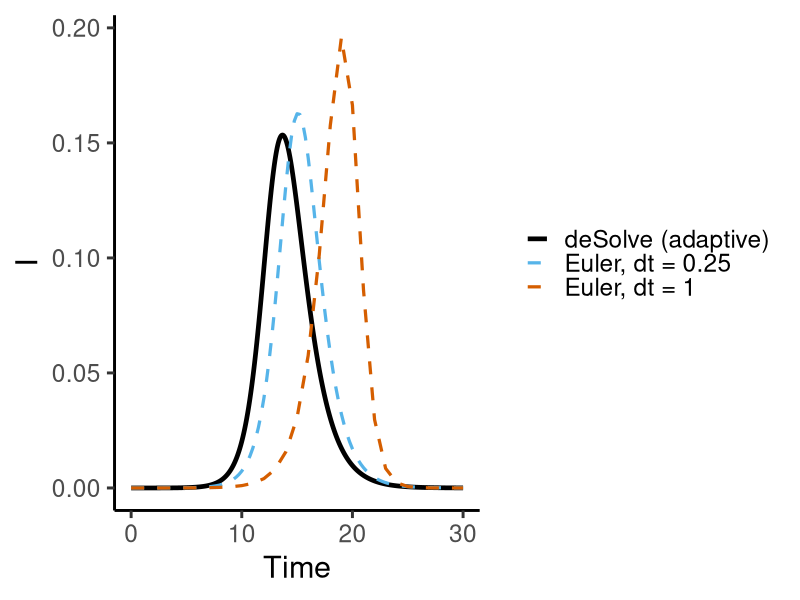
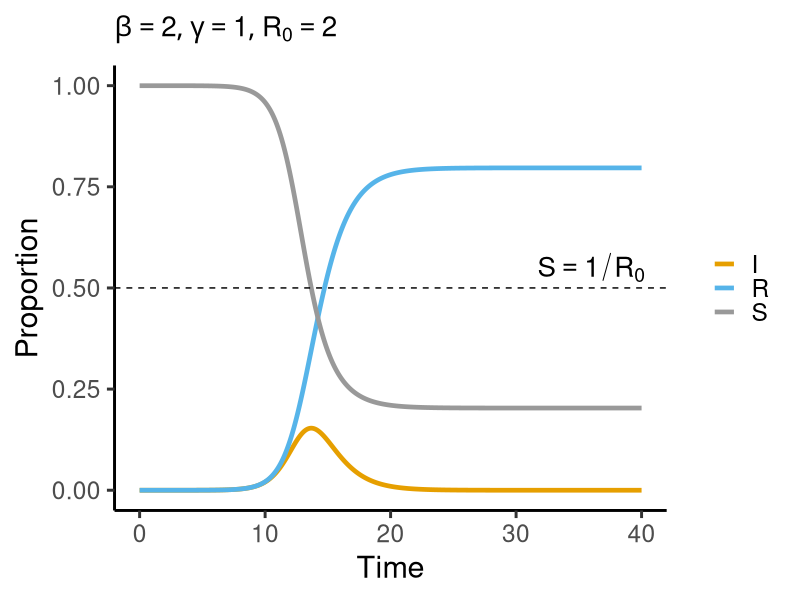
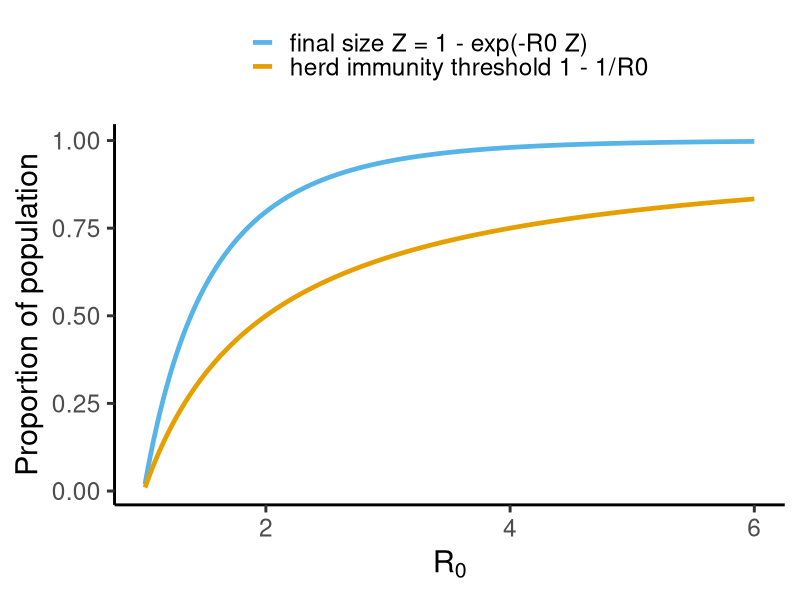
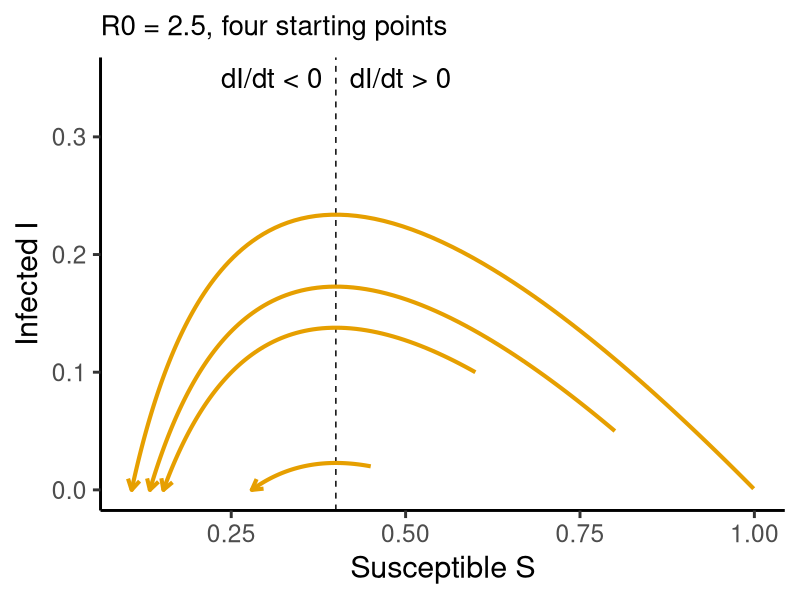
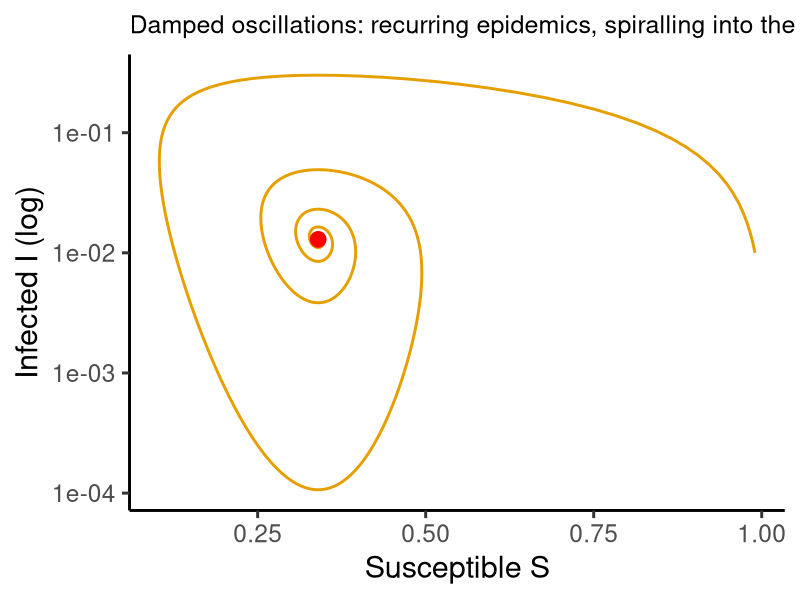
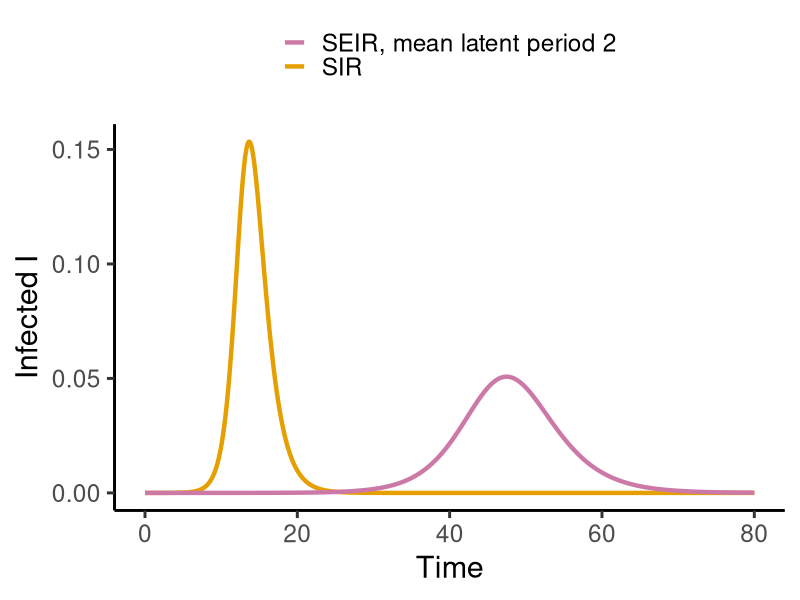

R code for these plots, in order:
## ---- chunk 1
#| label: setup
library(deSolve)
library(ggplot2)
library(tidyr)
theme_set(theme_classic(base_size = 22))
pal <- c(S = "#999999", E = "#CC79A7", I = "#E69F00", R = "#56B4E9")
sir <- function(t, x, p) with(as.list(c(x, p)),
  list(c(-beta * S * I, beta * S * I - gamma * I, gamma * I)))
## ---- chunk 2
#| label: euler
#| fig-width: 11
#| fig-height: 3.4
euler <- function(dt, tmax = 30) {
  S <- 1 - 1e-6; I <- 1e-6; n <- round(tmax / dt)
  out <- data.frame(time = (0:n) * dt, I = NA_real_); out$I[1] <- I
  for (k in 1:n) {
    dS <- -2 * S * I; dI <- 2 * S * I - I
    S <- S + dS * dt; I <- I + dI * dt; out$I[k + 1] <- I
  }
  out
}
ref <- as.data.frame(ode(c(S = 1 - 1e-6, I = 1e-6, R = 0), seq(0, 30, 0.05), sir, c(beta = 2, gamma = 1)))
eu <- rbind(cbind(euler(1), method = "Euler, dt = 1"), cbind(euler(0.25), method = "Euler, dt = 0.25"))
ggplot() +
  geom_line(data = ref, aes(time, I, colour = "deSolve (adaptive)"), linewidth = 1.6) +
  geom_line(data = eu, aes(time, I, colour = method), linewidth = 1.1, linetype = "dashed") +
  scale_colour_manual(values = c("black", "#56B4E9", "#D55E00")) +
  labs(x = "Time", y = "I", colour = NULL)
## ---- chunk 3
#| label: sir
#| fig-width: 11
#| fig-height: 5.2
out <- as.data.frame(ode(c(S = 1 - 1e-6, I = 1e-6, R = 0), seq(0, 40, 0.05), sir,
                         c(beta = 2, gamma = 1)))
long <- pivot_longer(out, -time, names_to = "comp", values_to = "x")
ggplot(long, aes(time, x, colour = comp)) +
  geom_line(linewidth = 1.6) +
  geom_hline(yintercept = 0.5, linetype = "dashed") +
  annotate("text", x = 36, y = 0.55, label = "S == 1/R[0]", parse = TRUE, size = 7) +
  scale_colour_manual(values = pal) +
  labs(x = "Time", y = "Proportion", colour = NULL,
       title = expression(list(beta == 2, gamma == 1, R[0] == 2))) +
  theme(plot.title = element_text(size = 20))
## ---- chunk 4
#| label: hit
#| fig-width: 11
#| fig-height: 4.9
R0s <- seq(1.01, 6, length.out = 200)
Z <- sapply(R0s, function(R0) uniroot(function(z) z - (1 - exp(-R0 * z)), c(1e-6, 1))$root)
df <- rbind(data.frame(R0 = R0s, y = 1 - 1 / R0s, what = "herd immunity threshold 1 - 1/R0"),
            data.frame(R0 = R0s, y = Z, what = "final size Z = 1 - exp(-R0 Z)"))
ggplot(df, aes(R0, y, colour = what)) +
  geom_line(linewidth = 1.6) +
  scale_colour_manual(values = c("#56B4E9", "#E69F00")) +
  labs(x = expression(R[0]), y = "Proportion of population", colour = NULL) +
  theme(legend.position = "top", legend.direction = "vertical")
## ---- chunk 5
#| label: phase
#| fig-width: 11
#| fig-height: 5.2
R0 <- 2.5
starts <- data.frame(S = c(0.999, 0.8, 0.6, 0.45), I = c(0.001, 0.05, 0.1, 0.02))
traj <- do.call(rbind, lapply(1:nrow(starts), function(i) {
  x0 <- c(S = starts$S[i], I = starts$I[i], R = 1 - starts$S[i] - starts$I[i])
  o <- as.data.frame(ode(x0, seq(0, 40, 0.05), sir, c(beta = R0, gamma = 1)))
  o$run <- i; o
}))
ggplot(traj, aes(S, I, group = run)) +
  geom_vline(xintercept = 1 / R0, linetype = "dashed") +
  geom_path(colour = "#E69F00", linewidth = 1.4,
            arrow = arrow(length = unit(0.3, "cm"), ends = "last")) +
  annotate("text", x = 1 / R0 - 0.02, y = 0.35, label = "dI/dt < 0", hjust = 1, size = 7) +
  annotate("text", x = 1 / R0 + 0.02, y = 0.35, label = "dI/dt > 0", hjust = 0, size = 7) +
  labs(x = "Susceptible S", y = "Infected I", title = "R0 = 2.5, four starting points") +
  theme(plot.title = element_text(size = 20))
## ---- chunk 6
#| label: endemic
#| fig-width: 11
#| fig-height: 5.2
sir_d <- function(t, x, p) with(as.list(c(x, p)), list(c(
  mu - beta * S * I - mu * S, beta * S * I - (gamma + mu) * I, gamma * I - mu * R)))
pd <- c(beta = 3, gamma = 1, mu = 0.02)
od <- as.data.frame(ode(c(S = 0.99, I = 0.01, R = 0), seq(0, 600, 0.1), sir_d, pd))
R0d <- 3 / 1.02
ggplot(od, aes(S, I)) +
  geom_path(colour = "#E69F00", linewidth = 1) +
  annotate("point", x = 1 / R0d, y = 0.02 * (R0d - 1) / 3, colour = "red", size = 5) +
  scale_y_log10() +
  labs(x = "Susceptible S", y = "Infected I (log)",
       title = "Damped oscillations: recurring epidemics, spiralling into the endemic equilibrium (red)") +
  theme(plot.title = element_text(size = 18))
## ---- chunk 7
#| label: seir
#| fig-width: 7.5
#| fig-height: 6
seir <- function(t, x, p) with(as.list(c(x, p)), list(c(
  -beta * S * I, beta * S * I - sigma * E, sigma * E - gamma * I, gamma * I)))
o1 <- as.data.frame(ode(c(S = 1 - 1e-6, I = 1e-6, R = 0), seq(0, 80, 0.1), sir, c(beta = 2, gamma = 1)))
o2 <- as.data.frame(ode(c(S = 1 - 1e-6, E = 0, I = 1e-6, R = 0), seq(0, 80, 0.1), seir,
                        c(beta = 2, gamma = 1, sigma = 0.5)))
ggplot() +
  geom_line(aes(o1$time, o1$I, colour = "SIR"), linewidth = 1.5) +
  geom_line(aes(o2$time, o2$I, colour = "SEIR, mean latent period 2"), linewidth = 1.5) +
  scale_colour_manual(values = c(SIR = "#E69F00", `SEIR, mean latent period 2` = "#CC79A7")) +
  labs(x = "Time", y = "Infected I", colour = NULL) +
  theme(legend.position = "top", legend.direction = "vertical")
